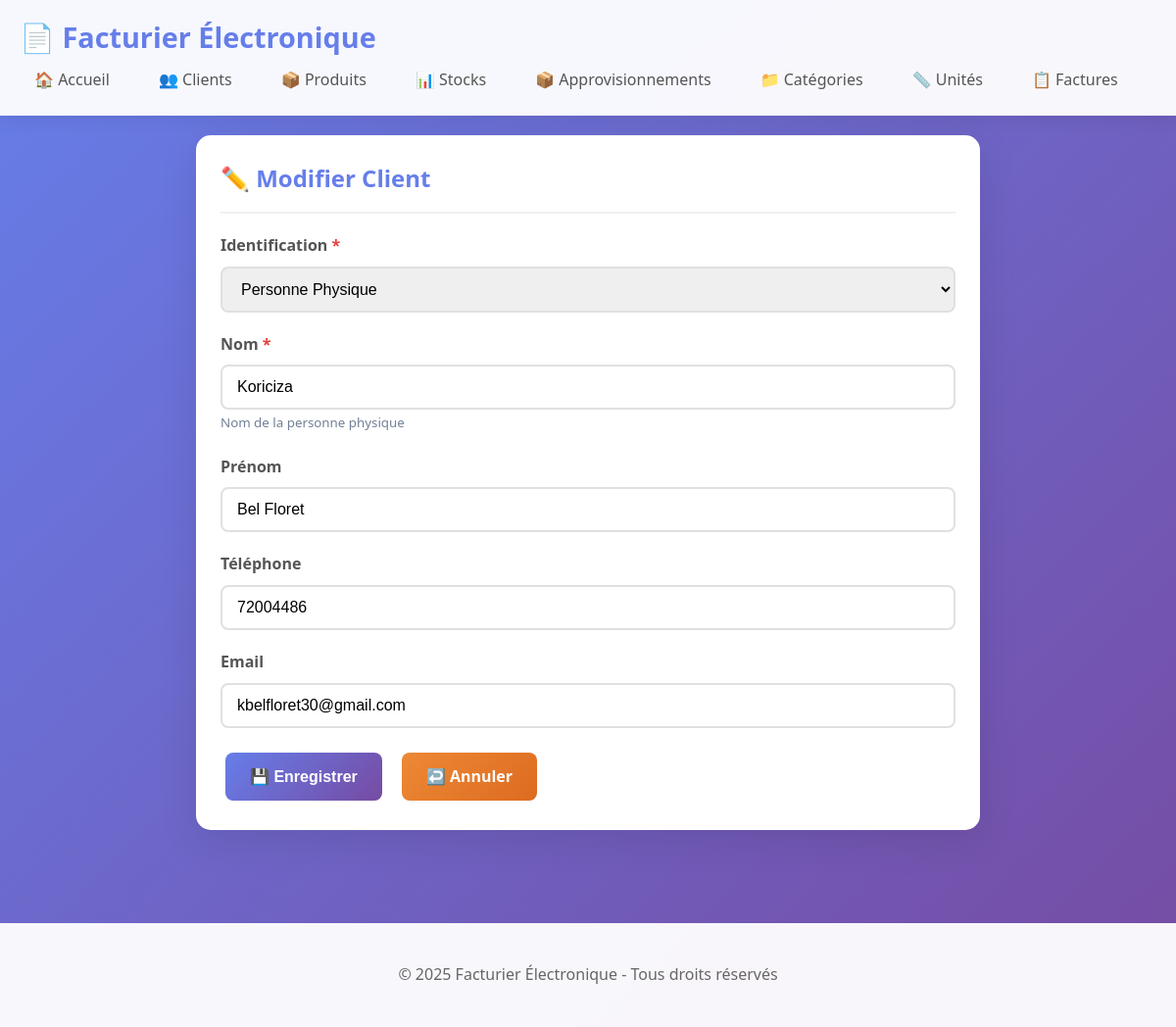
The page /client/1/edit on the database its author committed.
### models.py (models this page shows, shortened)
class Client(db.Model):
    __tablename__ = 'clients'
    id = db.Column(db.Integer, primary_key=True)
    type_client = db.Column(db.String(10), nullable=False, default='person')
    nom = db.Column(db.String(100), nullable=False)
    prenom = db.Column(db.String(100))
    quartier = db.Column(db.String(100))
    avenue = db.Column(db.String(100))
    numero = db.Column(db.String(20))
    nif = db.Column(db.String(50))
    telephone = db.Column(db.String(20))
    email = db.Column(db.String(100))
    date_creation = db.Column(db.DateTime, default=datetime.utcnow)
    factures = db.relationship('Facture', backref='client', lazy=True)

### app.py (the view, shortened to what this page needs)
@app.route('/client/<int:id>/edit', methods=['GET', 'POST'])
def client_edit(id):
    client = Client.query.get_or_404(id)
    return render_template('client_form.html', client=client)

### templates/client_form.html (shortened to what this page needs)
{% extends "base.html" %}
{% block content %}
<div class="form-container">
    <div class="card">
        <div class="card-header">
            <h2>{% if client %}✏️ Modifier{% else %}➕ Nouveau{% endif %} Client</h2>
        </div>
        <form method="post" id="clientForm">
            <div class="form-group">
                <label for="type_client">Identification <span style="color: #e53e3e;">*</span></label>
                <select id="type_client" name="type_client" required onchange="toggleFields()">
                    <option value="person" {% if client and client.type_client == 'person' %}selected{% endif %}>Personne Physique</option>
                </select>
            </div>
            <div class="form-group">
                <label for="nom" id="nomLabel">Nom <span style="color: #e53e3e;">*</span></label>
                <input type="text" id="nom" name="nom" value="{{ client.nom if client else '' }}" required placeholder="Nom ou raison sociale...">
                <small id="nomHelp" style="color: #718096;">Nom de la personne ou raison sociale de l'entreprise</small>
            </div>
            <div class="form-group person-field">
                <label for="prenom">Prénom</label>
                <input type="text" id="prenom" name="prenom" value="{{ client.prenom if client else '' }}" placeholder="Prénom">
            </div>
            <div class="form-group">
                <label for="telephone">Téléphone</label>
                <input type="tel" id="telephone" name="telephone" value="{{ client.telephone if client else '' }}" placeholder="Téléphone">
            </div>
            <div class="form-group">
                <label for="email">Email</label>
                <input type="email" id="email" name="email" value="{{ client.email if client else '' }}" placeholder="Email">
            </div>
            <div class="flex gap-10">
                <button type="submit" class="btn btn-primary">💾 Enregistrer</button>
                <a href="{{ url_for('clients_list') }}" class="btn btn-warning">↩️ Annuler</a>
            </div>
        </form>
    </div>
</div>
{% endblock %}

### static/style.css (style rules this page uses)
* { margin: 0; padding: 0; box-sizing: border-box; }
body { font-family: 'Segoe UI', Tahoma, Geneva, Verdana, sans-serif; line-height: 1.6; color: #333; background: linear-gradient(135deg, #667eea 0%, #764ba2 100%); min-height: 100vh; }
a { text-decoration: none; color: #667eea; }
.card { background: white; border-radius: 15px; padding: 25px; margin-bottom: 25px; box-shadow: 0 10px 40px rgba(0,0,0,0.1); transition: transform 0.3s; }
.card-header { display: flex; justify-content: space-between; align-items: center; flex-wrap: wrap; margin-bottom: 20px; padding-bottom: 15px; border-bottom: 2px solid #f0f0f0; }
.card-header h2 { color: #667eea; font-size: 1.5rem; }
.form-container { max-width: 800px; margin: 0 auto; }
.form-group { margin-bottom: 20px; }
label { display: block; margin-bottom: 8px; font-weight: 600; color: #555; }
input[type="text"], input[type="email"], input[type="number"], input[type="tel"], select, textarea { width: 100%; padding: 12px 15px; border: 2px solid #e0e0e0; border-radius: 8px; font-size: 16px; transition: all 0.3s; }
.btn { display: inline-block; padding: 12px 25px; border: none; border-radius: 8px; font-size: 16px; font-weight: 600; cursor: pointer; transition: all 0.3s; margin: 5px; text-align: center; min-width: 120px; }
.btn-primary { background: linear-gradient(135deg, #667eea 0%, #764ba2 100%); color: white; }
.btn-warning { background: linear-gradient(135deg, #ed8936 0%, #dd6b20 100%); color: white; }
.flex { display: flex; }
.gap-10 { gap: 10px; }

### templates/client_form.html (style rules this page uses)
.person-field, .company-field { transition: all 0.3s ease; }

### rows shown on the page
Client: type_client "Personne Physique", nom "Koriciza", prenom "Bel Floret", telephone "72004486", email "kbelfloret30@gmail.com"
